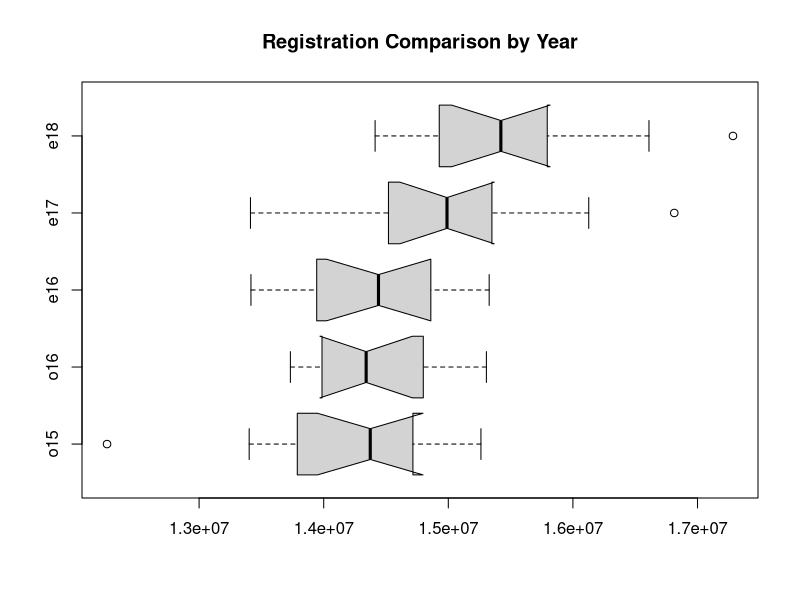
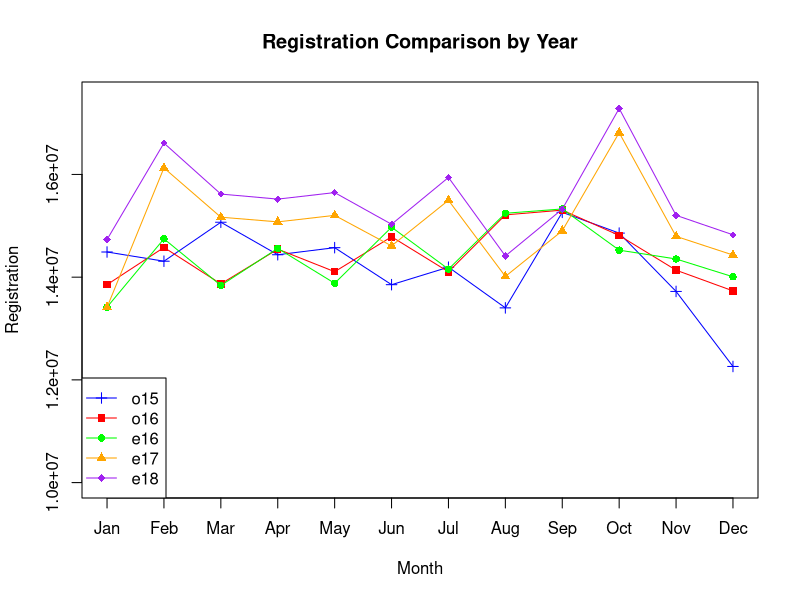
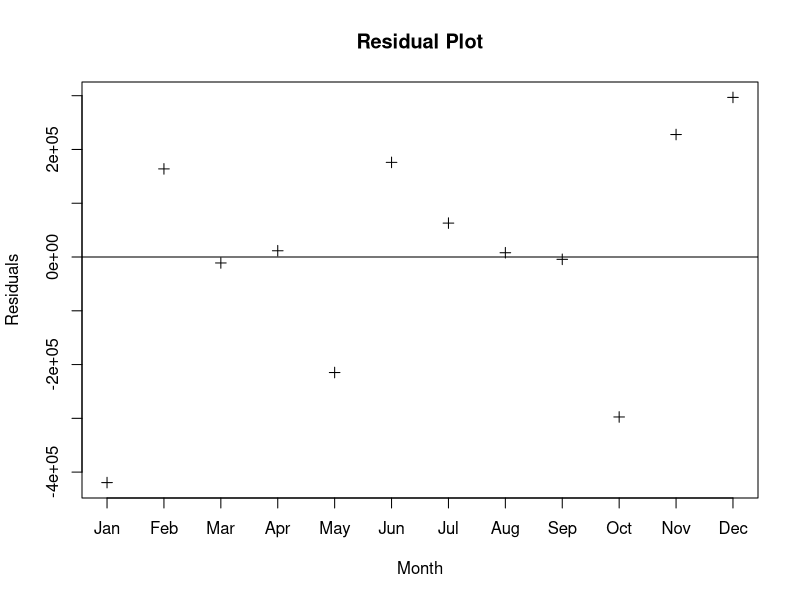
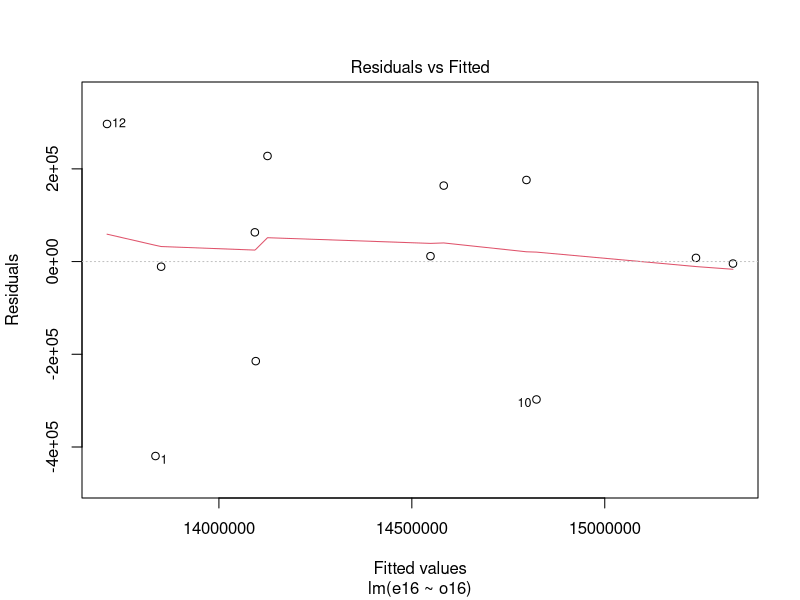
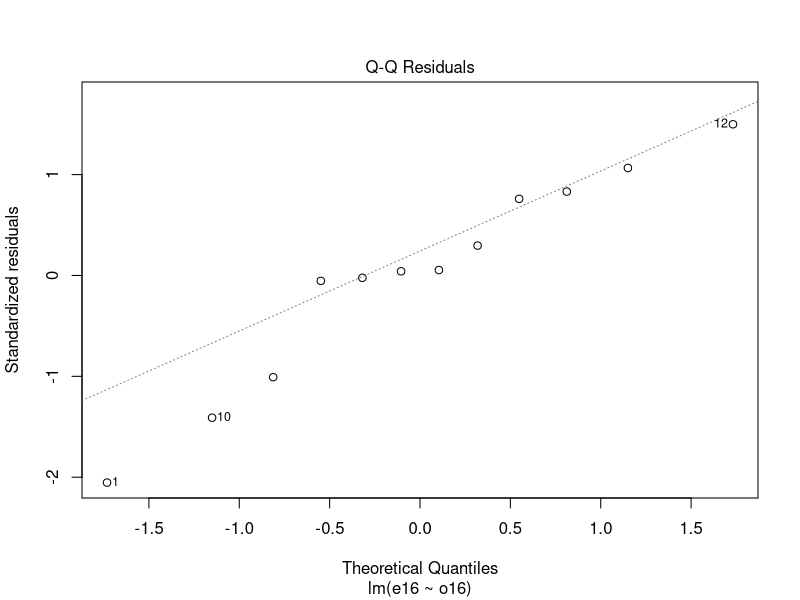
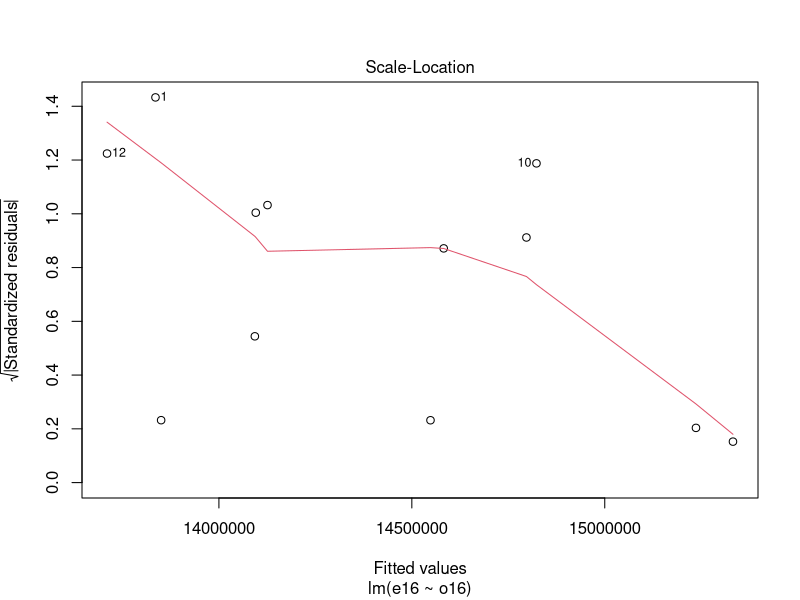
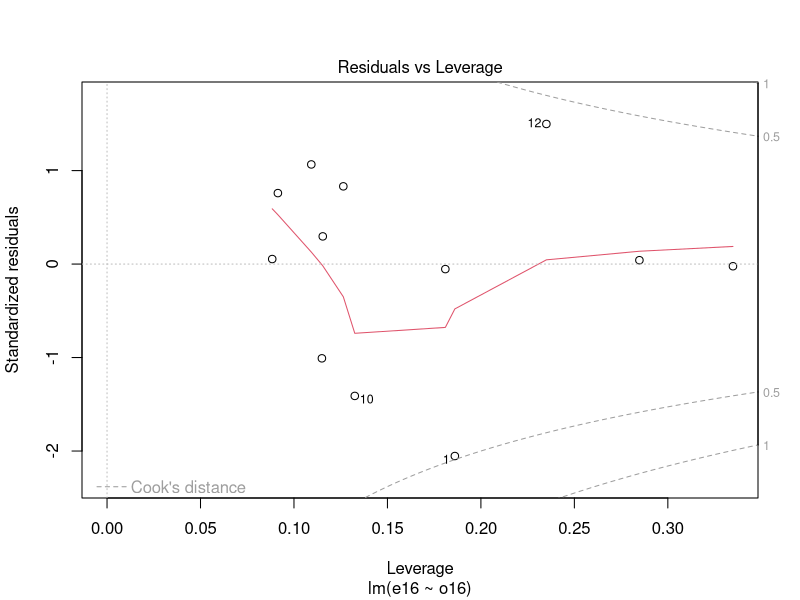

Write the R code that produced these figures, in order.
Month <- c("January","February","March","April","May","June",
           "July","August","September","October","November","December")
o15 <- c(14489821,14310456,15069465,14436777,14574324,13853701,
         14194579,13401918,15261916,14857724,13722286,12261158)
o16 <- c(13854393,14578786,13868580,14545539,14106406,14786688,
         14104114,15212744,15305727,14811890,14135918,13732632)
e16 <- c(13416131,14746508,13839207,14559989,13880713,14973023,
         14156210,15244339,15328005,14525576,14353717,14006863)
e17 <- c(13412145,16127110,15167461,15076455,15203234,14608610,
         15496872,14014742,14902690,16813581,14794402,14430747)
e18 <- c(14732409,16610465,15617830,15519966,15646749,15030010,
         15941619,14412470,15323592,17284574,15203621,14824555)

chart <- data.frame(Month,o15,o16,e16,e17,e18)
print(chart)

summary(o15)
sd(o15)
summary(o16)
sd(o16)
summary(e16)
sd(e16)
summary(e17)
sd(e17)
summary(e18)
sd(e18)

boxplot(o15,o16,e16,e17,e18, main="Registration Comparison by Year", 
        names=c("o15","o16","e16","e17","e18"), horizontal=TRUE, notch=TRUE)

plot(x=c(1:12),o15,type="o",col="blue",pch=3,lty=1,
     ylim=c(10000000,17500000),main="Registration Comparison by Year",
     xlab="Month",ylab="Registration",xaxt='n')
axis(side=1, at=c(1:12), labels=c("Jan","Feb","Mar",
                                  "Apr","May","Jun","Jul","Aug","Sep","Oct","Nov","Dec"))
points(x=c(1:12),o16,col="red",pch=15)
lines(x=c(1:12),o16,col="red",lty=1)
points(x=c(1:12),e16,col="green",pch=16)
lines(x=c(1:12),e16,col="green",lty=1)
points(x=c(1:12),e17,col="orange",pch=17)
lines(x=c(1:12),e17,col="orange",lty=1)
points(x=c(1:12),e18,col="purple",pch=18)
lines(x=c(1:12),e18,col="purple",lty=1)
legend("bottomleft",legend=c("o15","o16","e16","e17","e18"), 
       col=c("blue","red","green","orange","purple"), pch=c(3,15,16,17,18), lty=1)

linmod <- lm(e16~o16)
resid(linmod)
plot(resid(linmod), xlab="Month", ylab="Residuals",main="Residual Plot", pch=3, xaxt='n')
axis(side=1, at=c(1:12), labels=c("Jan","Feb","Mar","Apr","May","Jun","Jul","Aug","Sep","Oct","Nov","Dec"))
abline(0,0)

plot(linmod)

summary(linmod)
confint(linmod)

